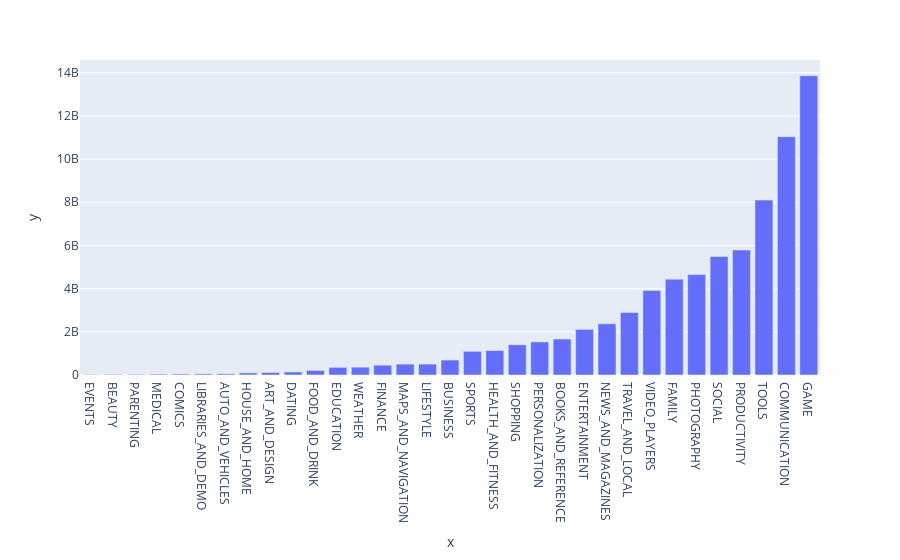

This figure's notebook cell:
### Markdown cell above
### Vertical Bar Chart - Highest Competition (Number of Apps)

### Code cell
v_bar = px.bar(x=category_installs.index, y=category_installs['Installs'])
v_bar.show()

### Figure 1 — Plotly figure (JSON) as saved in the notebook; plotly's stock layout.template omitted (floating-point values rounded to 4 significant figures)
{"data": [{"alignmentgroup": "True", "hovertemplate": "x=%{x}<br>y=%{y}<extra></extra>", "legendgroup": "", "marker": {"color": "#636efa", "pattern": {"shape": ""}}, "name": "", "offsetgroup": "", "orientation": "v", "showlegend": false, "textposition": "auto", "type": "bar", "x": ["EVENTS", "BEAUTY", "PARENTING", "MEDICAL", "COMICS", "LIBRARIES_AND_DEMO", "AUTO_AND_VEHICLES", "HOUSE_AND_HOME", "ART_AND_DESIGN", "DATING", "FOOD_AND_DRINK", "EDUCATION", "WEATHER", "FINANCE", "MAPS_AND_NAVIGATION", "LIFESTYLE", "BUSINESS", "SPORTS", "HEALTH_AND_FITNESS", "SHOPPING", "PERSONALIZATION", "BOOKS_AND_REFERENCE", "ENTERTAINMENT", "NEWS_AND_MAGAZINES", "TRAVEL_AND_LOCAL", "VIDEO_PLAYERS", "FAMILY", "PHOTOGRAPHY", "SOCIAL", "PRODUCTIVITY", "TOOLS", "COMMUNICATION", "GAME"], "xaxis": "x", "y": [15949410, 26916200, 31116110, 39162676, 44931100, 52083000, 53129800, 97082000, 114233100, 140912410, 211677750, 352852000, 361096500, 455249400, 503267560, 503611120, 692018120, 1096431465, 1134006220, 1400331540, 1532341930, 1665791655, 2113660000, 2369110650, 2894859300, 3916897200, 4437554490, 4649143130, 5487841475, 5788070180, 8099724500, 11039241530, 13858762717], "yaxis": "y"}], "layout": {"barmode": "relative", "legend": {"tracegroupgap": 0}, "margin": {"t": 60}, "xaxis": {"anchor": "y", "domain": [0, 1], "title": {"text": "x"}}, "yaxis": {"anchor": "x", "domain": [0, 1], "title": {"text": "y"}}}}
